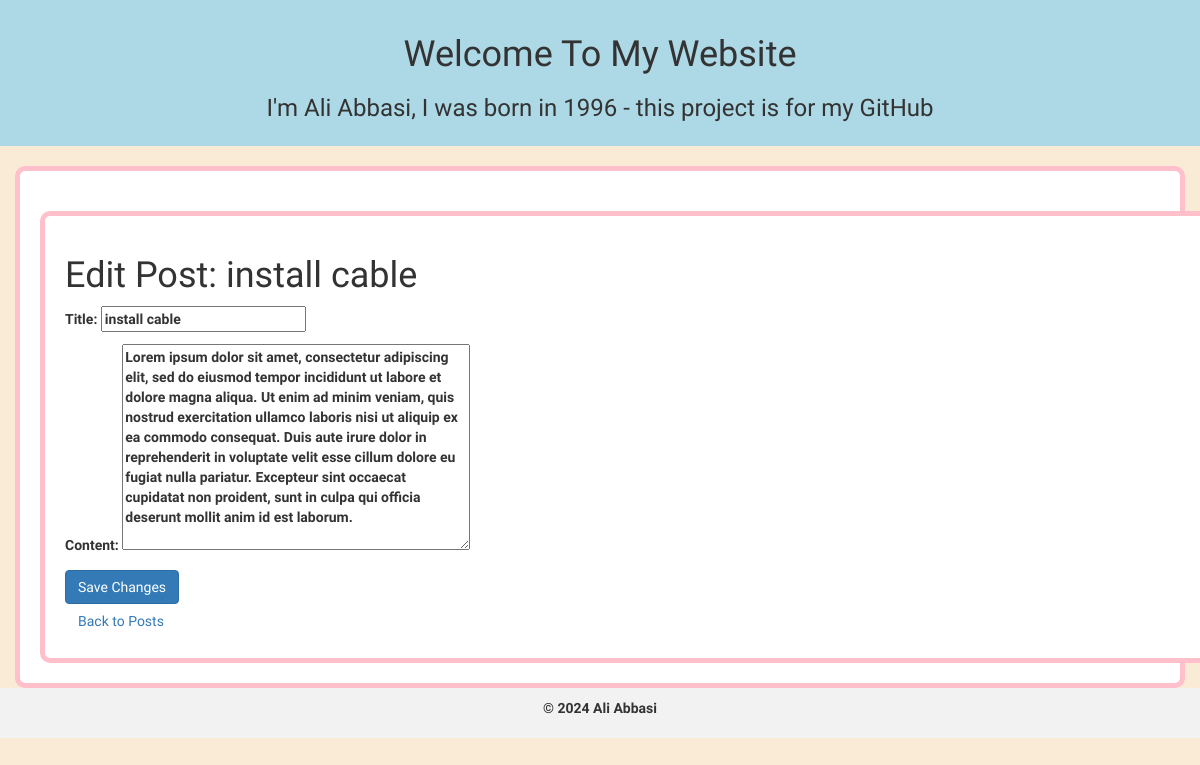
Page /post/22/edit/ on the committed database.
### blog/models.py (models this page shows, shortened)
class Post(models.Model):
    title = models.CharField(max_length=200)
    content = models.TextField()
    author = models.ForeignKey(User, on_delete=models.CASCADE)
    date_posted = models.DateTimeField(auto_now_add=True)
    class Meta:
        ordering = ['-date_posted']
        verbose_name = 'Post'
        verbose_name_plural = 'Posts'

### blog/views.py (the view)
# urls.py: path('post/<int:id>/edit/', post_edit, name='post-edit'),
def post_edit(request, id):
    post = get_object_or_404(Post, id=id)
    if request.method == 'POST':
        form = PostForm(request.POST, instance=post)
        if form.is_valid():
            form.save()
            return redirect('blog:index')  # به صفحه اصلی یا صفحه مورد نظر هدایت کنید
    else:
        form = PostForm(instance=post)
    return render(request, 'edit_post.html', {'form': form, 'post': post})

### blog/forms.py
class PostForm(forms.ModelForm):
    class Meta:
        model = Post
        fields = ['title', 'content']  # فیلدهای مورد نظر برای ویرایش

### templates/edit_post.html (shortened to what this page needs)
{% extends 'base.html' %}
{% block content %}
<div class="container">
    <h1>Edit Post: {{ post.title }}</h1>
    <form method="post">
        {{ form.as_p }}
        <button type="submit" class="btn btn-primary">Save Changes</button>
    </form>
    <a href="{% url 'blog:index' %}" class="btn btn-secondary">Back to Posts</a>
</div>
{% endblock %}

### static/css/blog.css (style rules this page uses)
body { background-color: antiquewhite; font-family: "Mirza", serif; font-weight: 800; font-style: normal; }

### templates/base.html (style rules this page uses)
body { font-family: 'Mirza', sans-serif; }
.container { border: 5px solid pink; border-radius: 10px; padding: 20px; margin-top: 20px; background-color: white; }

### rows in the picture
Post: title "install cable", content "Lorem ipsum dolor sit amet, consectetur adipiscing elit, sed do eiusmod tempor incididunt ut labore et dolore magna aliqua. Ut enim ad minim veniam, quis nostrud exercitation ullamco laboris nisi ut aliquip ex ea commodo consequat. Duis aute irure dolor in reprehenderit in voluptate velit esse cillum dolore eu fugiat nulla pariatur. Excepteur sint occaecat cupidatat non proident, sunt in culpa qui officia deserunt mollit anim id est laborum."
